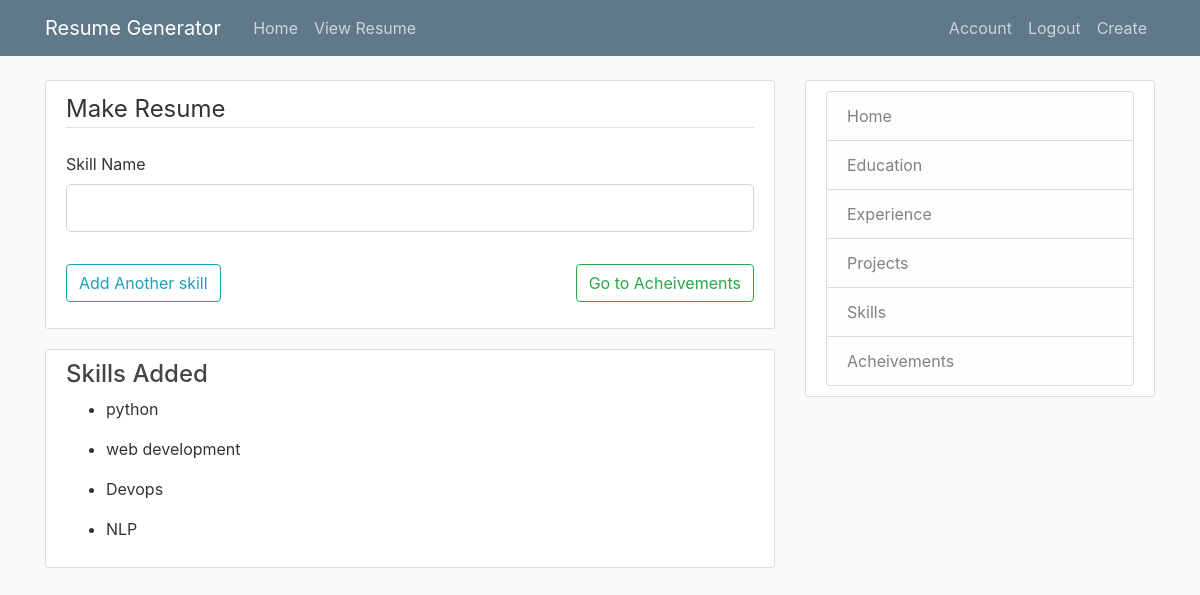
Page /resume/new/skills (signed in) on the earlier database version.
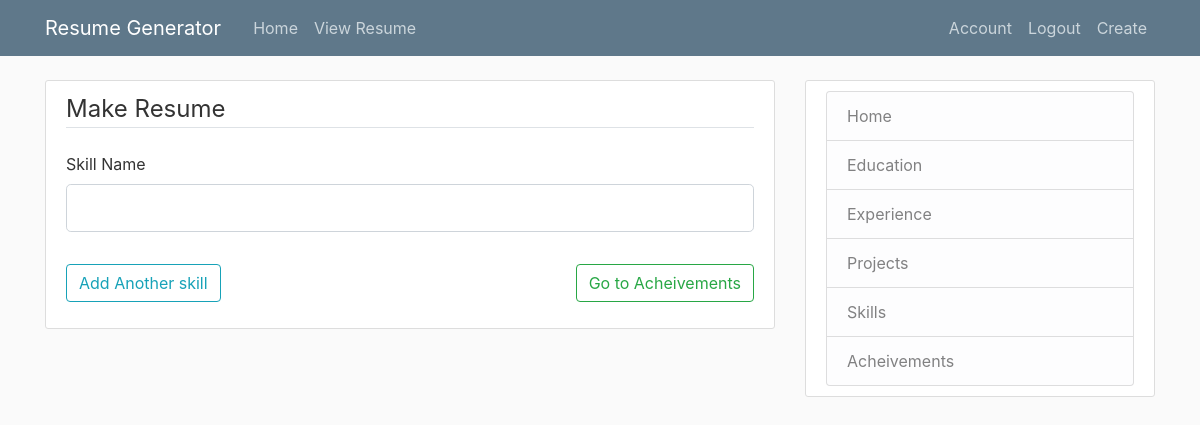
Same page on the later database version.
### resume/models.py (models this page shows)
class skills(db.Model):
    id = db.Column(db.Integer, primary_key=True)
    skillname = db.Column(db.String(100),nullable=False)
    user_id= db.Column(db.Integer,db.ForeignKey('user.id'),nullable=False)

### resume/routes.py (the view)
@app.route("/resume/new/skills",methods=['GET','POST'])
@login_required
def postskills():
    form = usersk()
    skillsadded = skills.query.filter_by(skill=current_user).all()
    if form.validate_on_submit():
        sk = skills(skillname=form.skillname.data,skill=current_user)
        db.session.add(sk)
        db.session.commit()
        return redirect(url_for("postskills"))
    return render_template("skills.html",title="Skills",form=form,skillsadded=skillsadded)

### resume/forms.py
class usersk(FlaskForm):
    skillname = StringField("Skill Name",
        validators=[DataRequired(),Length(min=3)])
    submit = SubmitField("Add Another skill")

### resume/models.py (called while the page is built)
@login_manager.user_loader
def load_user(id):
    return user.query.get(int(id))

### resume/templates/skills.html (shortened to what this page needs)
{%  extends "layout.html" %}
{% block content %}
<div class="content-section">
    <form method="POST" action="">
        <fieldset class="form-group" id="cloneunder">
            <legend class="border-bottom mb-4">Make Resume</legend>
            <div class="form-group" id="skillclass">
                {{ form.skillname.label(class="form-control-label") }}
                {% if form.skillname.errors %}
                    {{ form.skillname(class="form-control form-control-lg is-invalid") }}
                <div class="invalid-feedback">
                    {% for error in form.skillname.errors %}
                    <span>{{error}} </span>
                    {% endfor %}
                </div>
                {% else %}
                {{ form.skillname(class="form-control form-control-lg") }}
                {% endif %}
            </div>
            </fieldset>
            <a href="/resume/new/acheive" class="btn btn-outline-success" style="float: right;">Go to  Acheivements</a>
            <div class="form-group">
                {{ form.submit(class="btn btn-outline-info") }}
            </div>
    </form>
</div>
{% if skillsadded %}
    <div class="content-section">
        <h4>Skills Added </h4>
        {% for skills in skillsadded %}
        <ul>
            <li> {{ skills.skillname }} </li>
        </ul>
        {% endfor %}
    </div>
{% endif %}
{%  endblock content  %}

Differences in the rows shown:
removed skills: skillname "python"
removed skills: skillname "web development"
removed skills: skillname "Devops"
removed skills: skillname "NLP"
Other differences:
text no longer shown: "Skills Added"
